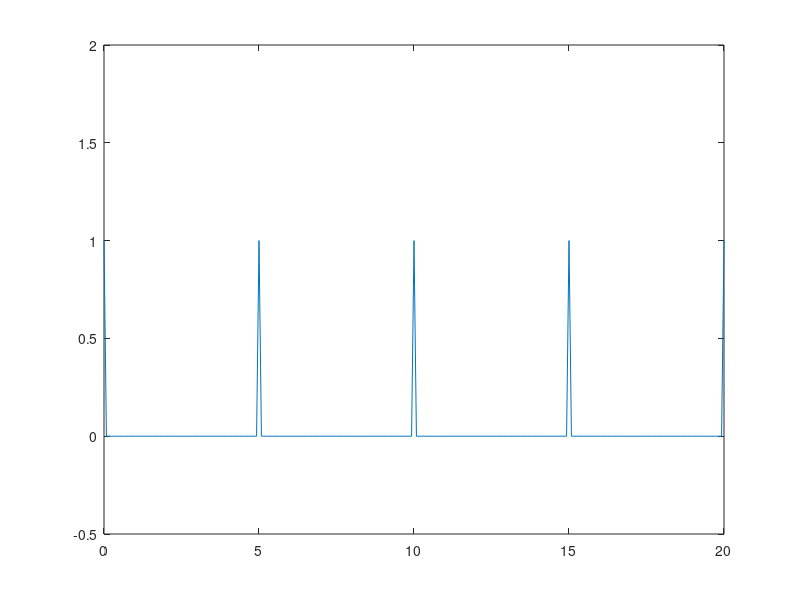

Recreate this plot in MATLAB.
% Generating Periodic Signals

% Square
[s,t]=gensig('square',5,40,0.01)
plot(t,s)
ylim([-.5 2.0])

% Triangle
[s,t]=gensig('pulse',5,20)
plot(t,s)
ylim([-.5 2.0])
